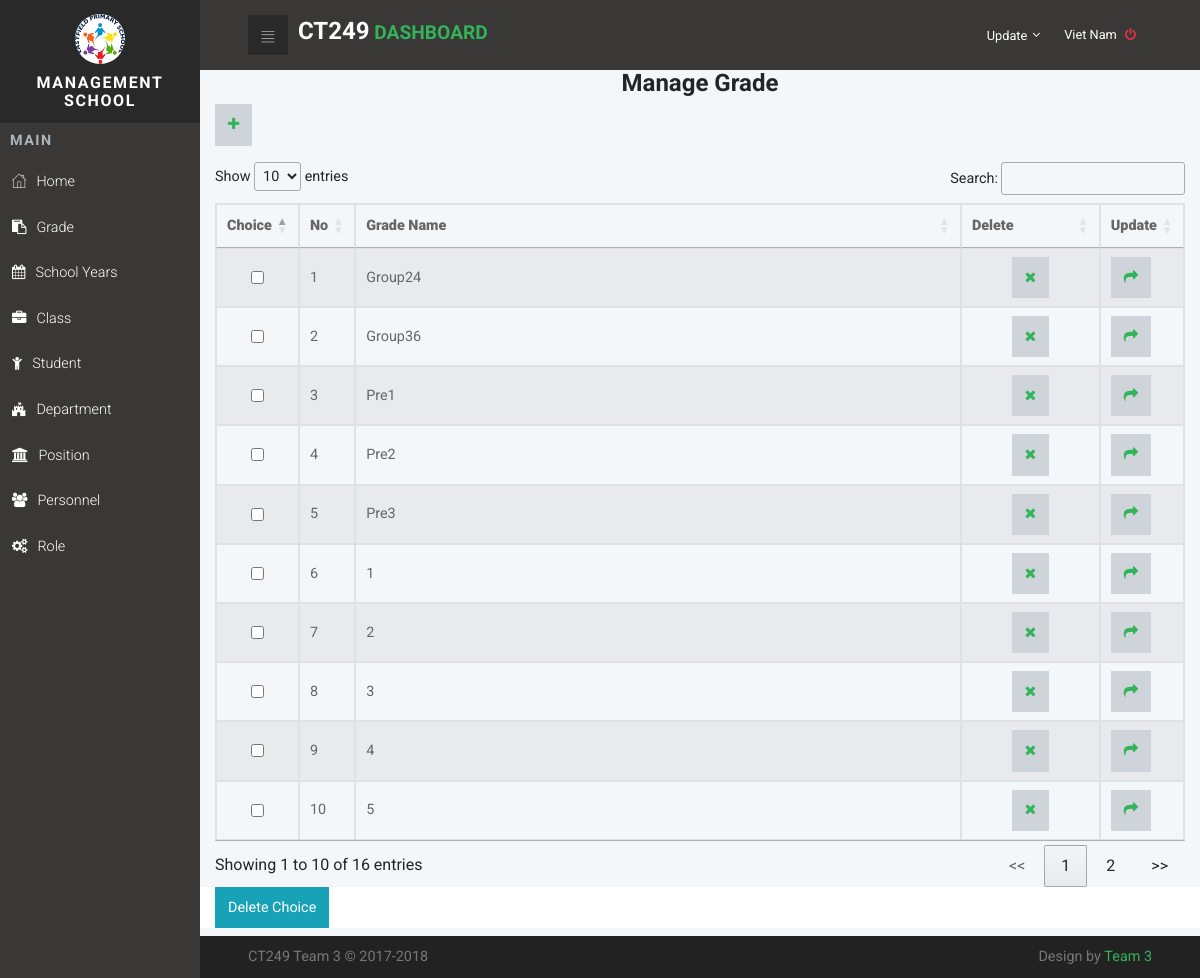
/index.php?page=grade (signed in), run on the app's committed database.
### tables this page shows
CREATE TABLE IF NOT EXISTS `Personnel` (
  `PersonnelCode` varchar(150) NOT NULL,
  `PersonnelName` varchar(150) NOT NULL,
  `PersonnelPass` varchar(150) NOT NULL,
  `PersonnelBirth` date NOT NULL,
  `PersonnelGender` tinyint(4) NOT NULL,
  `PersonnelAddress` text NOT NULL,
  `PersonnelNum` varchar(15) NOT NULL,
  `PersonnelEmail` varchar(50) NOT NULL,
  `PersonnelActive` int(11) DEFAULT '0',
  `PersonnelNote` smallint(6) DEFAULT '1',
  `PositionId` int(11) NOT NULL,
  `RoleId` int(11) NOT NULL,
  `PersonnelStatus` int(11) DEFAULT '0'
);

CREATE TABLE IF NOT EXISTS `Grade` (
  `GradeId` int(11) NOT NULL,
  `GradeName` varchar(50) NOT NULL
);

### resource/grade/Grade.php (the view, shortened to what this page needs)
<div class="container">
	<form name="frmXoa" method="post" action="">
		<h1 class="text-center">Manage Grade</h1>
		<p>
			<a  class="btn btn-default" href="?page=addGrade">
				<i class="fa fa-plus"></i>
			</a>
		</p>
		<table class="table-striped table-responsive table-bordered" id="myTable">
			<thead>
				<tr>
					<th><strong>Choice</strong></th>
					<th ><strong>No</strong></th>
					<th class="col-10"><strong>Grade Name</strong></th>
					<th class="col-2"><strong>Delete</strong></th>
					<th class="col-2"><strong>Update</strong></th>
				</tr>
			</thead>
			<tbody>
				<?php
				$num=1;
				$result = mysqli_query($conn,"SELECT * FROM `Grade`");
				while($row=mysqli_fetch_array($result, MYSQLI_ASSOC))
				{
					?>
					<tr>
						<td><input name="checkbox[]" type="checkbox" id="checkbox[]"  class="form-control" value="<?php echo $row["GradeId"] ?>"></td>
						<td><?php echo $num ?></td>
						<td><?php echo $row["GradeName"] ?></td>
						<td align='center'>
							<a class="btn btn-default"   href="?page=grade&ma=<?php echo $row['GradeId']; ?>" onclick="return deleteConfirm()">
								<i class="fa fa-remove"></i></a>
							</td>
							<td>
								<a class="btn btn-default" href="?page=updateGrade&ma=<?php
								echo $row['GradeId'];?>"><i class="fa fa-share"></i></a>
							</td>
						</tr>
						<?php
						$num++;
					}
					?>
				</tbody>
			</table>
			<div class="row" style="background-color:#FFF">
				<div class="col-md-12">
					<input type="submit" value="Delete Choice" name="btnDelete" id="btnDelete" onclick='return deleteConfirm()' class="btn btn-info"/>
				</div>
			</div>
		</form>
	</div>

### index.php (shortened to what this page needs)
<?php
if(!isset($_SESSION['Username'])):
	echo '<meta http-equiv="refresh" content="0; URL=login.php"/>';
else:
function PersonnelLogin($conn, $PersonnelCode) {
  $sql_query_Personnel = "SELECT PersonnelName FROM `Personnel` WHERE `PersonnelCode` = '{$PersonnelCode}'";
  $sql_result_Personnel = mysqli_query($conn,$sql_query_Personnel)  or die(mysql_error());
  while ($row = $sql_result_Personnel->fetch_assoc()) {
    echo $row['PersonnelName'];
}
}
?>
<!DOCTYPE html>
<html>
  <head>
    <link rel="stylesheet" href="vendor/bootstrap/css/bootstrap.min.css">
    <link rel="stylesheet" href="vendor/font-awesome/css/font-awesome.min.css">
    <link rel="stylesheet" href="css/fontastic.css">
    <link rel="stylesheet" href="css/grasp_mobile_progress_circle-1.0.0.min.css">
    <link rel="stylesheet" href="vendor/malihu-custom-scrollbar-plugin/jquery.mCustomScrollbar.css">
    <link rel="stylesheet" href="css/style.default.css" id="theme-stylesheet">
    <link rel="stylesheet" href="css/custom.css">
  </head>
  <body>
  <?php
  include_once('config/connect.php');
	$_user = $_SESSION['Username'];
	$sql_query_role = "SELECT RoleDetail FROM `Role` JOIN `Personnel` ON Role.RoleId = Personnel.RoleId WHERE Personnel.PersonnelCode = '{$_user}'";
	$result_role = mysqli_query($conn,$sql_query_role);
	$row_role_details = mysqli_fetch_array($result_role);
	$role_details_arr = explode(',',$row_role_details[0]);
  ?>
    <nav class="side-navbar">
      <div class="side-navbar-wrapper">
        <div class="sidenav-header d-flex align-items-center justify-content-center">
          <div class="sidenav-header-inner text-center"><img src="img/logo.png" alt="person" class="img-fluid rounded-circle">
            <h2 class="h5">Management School </h2>
          </div>
        </div>
        <div class="main-menu">
          <h5 class="sidenav-heading">Main</h5>
          <ul id="side-main-menu" class="side-menu list-unstyled">
						<?php if(in_array('home', $role_details_arr)) echo '<li><a href="index.php"> <i class="icon-home"></i>Home</a></li>'; ?>
						<?php if(in_array('grade', $role_details_arr)) echo '<li><a href="?page=grade"> <i class="fa fa-clipboard"></i>Grade</a></li>'; ?>
						<?php if(in_array('schoolyears', $role_details_arr)) echo '<li><a href="?page=SchoolYears"> <i class="fa fa-calendar"></i>School Years</a></li>'; ?>
						<?php if(in_array('class', $role_details_arr)) echo '<li><a href="?page=Class"> <i class="	fa fa-briefcase"></i>Class</a></li>'; ?>
						<?php if(in_array('student', $role_details_arr)) echo '<li><a href="?page=Student"> <i class="fa fa-child"></i>Student</a></li>'; ?>
						<?php if(in_array('department', $role_details_arr)) echo '<li><a href="?page=Department"> <i class="fa fa-fort-awesome"></i>Department</a></li>'; ?>
						<?php if(in_array('position', $role_details_arr)) echo '<li><a href="?page=Position"> <i class="fa fa-institution"></i>Position</a></li>'; ?>
						<?php if(in_array('personnel', $role_details_arr)) echo '<li><a href="?page=Personnel"> <i class="fa fa-group"></i>Personnel</a></li>'; ?>
						<?php if(in_array('role', $role_details_arr)) echo '<li><a href="?page=Role"> <i class="fa fa-cogs"></i>Role</a></li>'; ?>
          </ul>
        </div>
      </div>
    </nav>
    <div class="page">
      <header class="header">
        <nav class="navbar">
          <div class="container-fluid">
            <div class="navbar-holder d-flex align-items-center justify-content-between">
              <div class="navbar-header"><a id="toggle-btn" href="index.php" class="menu-btn"><i class="icon-bars"> </i></a><a href="#" class="navbar-brand">
                  <div class="brand-text d-none d-md-inline-block"><span><h1>CT249</h1> </span><strong class="text-primary"> Dashboard</strong></div></a></div>
              <ul class="nav-menu list-unstyled d-flex flex-md-row align-items-md-center">
                <?php
                if (isset($_SESSION['Username']) && $_SESSION['Username'] != "")
                {
                ?>
                <li class="nav-item "><a id="languages" rel="nofollow"  href="?page=UpdatePersonnel"  aria-haspopup="true" aria-expanded="false" class="nav-link language dropdown-toggle"><span class="d-none d-sm-inline-block">Update</span></a>
                <?php }?>
                </li>
                <li class="nav-item"><a href="logout.php" class="nav-link logout"> <span class="d-none d-sm-inline-block"><?php if(isset($_SESSION["Username"])){PersonnelLogin($conn, $_SESSION["Username"]); echo "  <i class='fa fa-power-off text-danger'></i>"; }?></span></a></li>
              </ul>
            </div>
          </div>
        </nav>
      </header>
<?php
if(isset($_GET['page']))
{
  $page = $_GET['page'];
  if($page=="grade")
  {
    include_once("resource/grade/Grade.php");
  }
}
else
include_once('body.php')
?>
      <footer class="main-footer">
        <div class="container-fluid">
          <div class="row">
            <div class="col-sm-6">
              <p>CT249 Team 3 &copy; 2017-2018</p>
            </div>
            <div class="col-sm-6 text-right">
              <p>Design by <a href="Index.php" class="external">Team 3</a></p>
            </div>
          </div>
        </div>
      </footer>
    </div>
    <link rel="stylesheet" type="text/css" href="//cdn.datatables.net/1.10.16/css/jquery.dataTables.min.css"/>
  </body>
</html>
<?php
endif;
?>

### css/style.default.css (style rules this page uses)
a { display: inline-block; text-decoration: none; color: #fff; }
body { overflow-x: hidden; }
i { display: inline-block; }
span { display: inline-block; }
i[class*='icon-'] { -webkit-transform: translateY(4px); transform: translateY(4px); }
table { font-size: 0.9em; color: #666; }
.page { position: absolute; top: 0; right: 0; -webkit-transition: width 0.3s linear; transition: width 0.3s linear; width: calc(100% - 200px); background-color: #F4F7FA; min-height: 100vh; padding-bottom: 50px; }
h2 { color: #555; font-weight: 400; }
@media (min-width: 768px) { .container-fluid { padding: 0 3rem; } }
nav.navbar { background: #393836; padding: .8rem 0; }
nav.navbar .container-fluid { width: 100%; }
nav.navbar .navbar-holder { width: 100%; }
nav.navbar a { font-size: .8rem; color: #fff; position: relative; }
nav.navbar a.language span { margin-left: .2rem; vertical-align: middle; }
nav.navbar a.logout i { margin-left: 5px; }
nav.navbar a.navbar-brand { margin-left: 10px; }
nav.navbar .brand-text { text-transform: uppercase; }
nav.navbar .brand-text strong { font-size: 1.5em; }
nav.navbar .nav-menu { margin-bottom: 0; }
nav.navbar .dropdown-toggle::after { border: none !important; content: '\f107'; vertical-align: baseline; font-family: 'FontAwesome'; margin-left: .3rem; }
nav.navbar a.menu-btn { width: 40px; height: 40px; line-height: 40px; background: #292929; color: #fff; text-align: center; padding: 0 !important; }
nav.navbar a.menu-btn i[class*='icon-'] { -webkit-transform: translateY(4px); transform: translateY(4px); }
.side-navbar { position: fixed; top: 0; left: 0; width: 200px; height: 100%; width: 200px; text-align: left; background: #393836; color: #fff; z-index: 999; overflow-y: auto; -webkit-transition: all 0.3s; transition: all 0.3s; }
.side-navbar li { position: relative; }
.side-navbar li a { position: relative; font-size: .9rem; font-weight: 300; color: #fff; text-decoration: none; width: 100%; padding: 12px; }
.side-navbar .sidenav-header { background: #292929; padding: 14px; margin-bottom: 10px; }
.side-navbar .sidenav-header img { width: 50px; height: 50px; }
.side-navbar .sidenav-header h2 { margin: 10px 0 0; text-transform: uppercase; letter-spacing: .1em; }
.side-navbar .sidenav-heading { font-weight: 700; color: #adb5bd; font-size: .9rem; text-transform: uppercase; letter-spacing: .1em; margin-left: 10px; margin-top: 10px; margin-bottom: 10px; }
.side-navbar i[class*='icon-'] { -webkit-transform: translateY(2px); transform: translateY(2px); }
.side-navbar i { font-size: inherit; margin-right: 10px; }
footer.main-footer { position: absolute; width: 100%; bottom: 0; background: #222; padding: 10px 0; }
footer.main-footer p { font-size: 0.7em; color: #777; margin: 0; }
@media (min-width: 768px) { footer.main-footer p { font-size: 0.9em; } }
input.form-control { border-radius: 0; }
.navbar { padding: 0.5rem 1rem; }
.navbar-brand { display: inline-block; padding-top: 0.3125rem; padding-bottom: 0.3125rem; margin-right: 1rem; font-size: 1.25rem; }
.btn { font-weight: 400; border: 1px solid transparent; padding: 0.55rem 0.75rem; font-size: 0.9rem; line-height: 1.5; border-radius: 0; -webkit-transition: background-color 0.15s ease-in-out, border-color 0.15s ease-in-out, -webkit-box-shadow 0.15s ease-in-out; transition: background-color 0.15s ease-in-out, border-color 0.15s ease-in-out, -webkit-box-shadow 0.15s ease-in-out; transition: background-color 0.15s ease-in-out, border-color 0.15s ease-in-out, box-shadow 0.15s ease-in-out; transition: background-color 0.15s ease-in-out, border-color 0.15s ease-in-out, box-shadow 0.15s ease-in-out, -webkit-box-shadow 0.15s ease-in-out; }
.btn-info { color: color-yiq(#17a2b8); background-color: #17a2b8; border-color: #17a2b8; }
.btn-default { color: color-yiq(#ced4da); background-color: #ced4da; border-color: #ced4da; }
body { font-family: "Roboto", sans-serif; font-size: 1rem; font-weight: 400; line-height: 1.5; color: #212529; background-color: #fff; }
a { color: #33b35a; text-decoration: none; }
h1, h2, h3, h4, h5, h6, .h1, .h2, .h3, .h4, .h5, .h6 { margin-bottom: 0.5rem; font-family: inherit; font-weight: 700; line-height: 1.1; color: inherit; }
h1, .h1 { font-size: 1.5rem; }
h2, .h2 { font-size: 1.3rem; }
h5, .h5 { font-size: 1rem; }
.text-primary { color: #33b35a !important; }
.text-danger { color: #dc3545 !important; }
.nav-link { padding: 0.5rem 1rem; }

### data on the page
personnel: PersonnelName "Viet Nam"
grade: GradeName "Group24"
grade: GradeName "Group36"
grade: GradeName "Pre1"
grade: GradeName "Pre2"
grade: GradeName "Pre3"
grade: GradeName "1"
grade: GradeName "2"
grade: GradeName "3"
grade: GradeName "4"
grade: GradeName "5"
